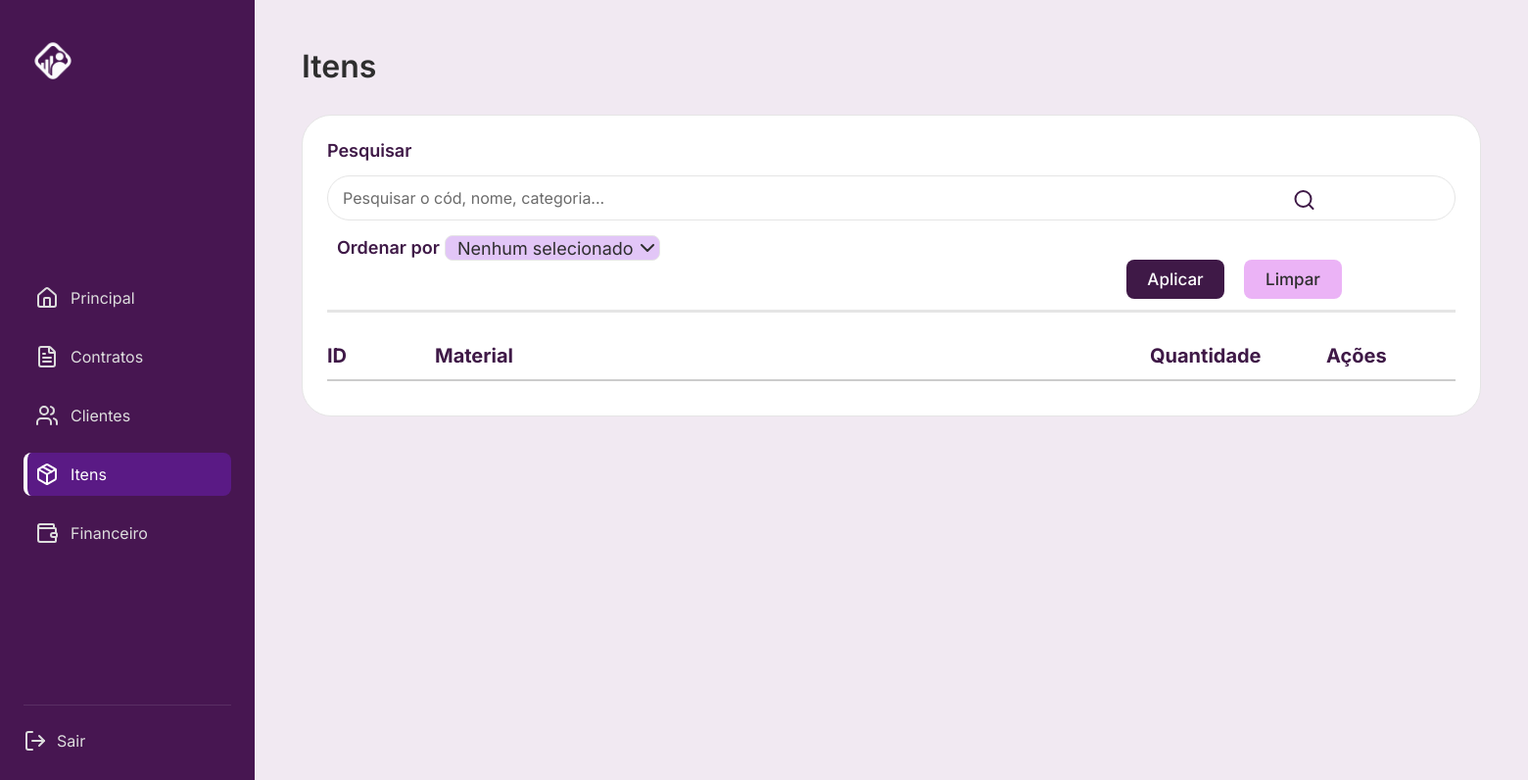
Page /itens/ on the earlier database version.
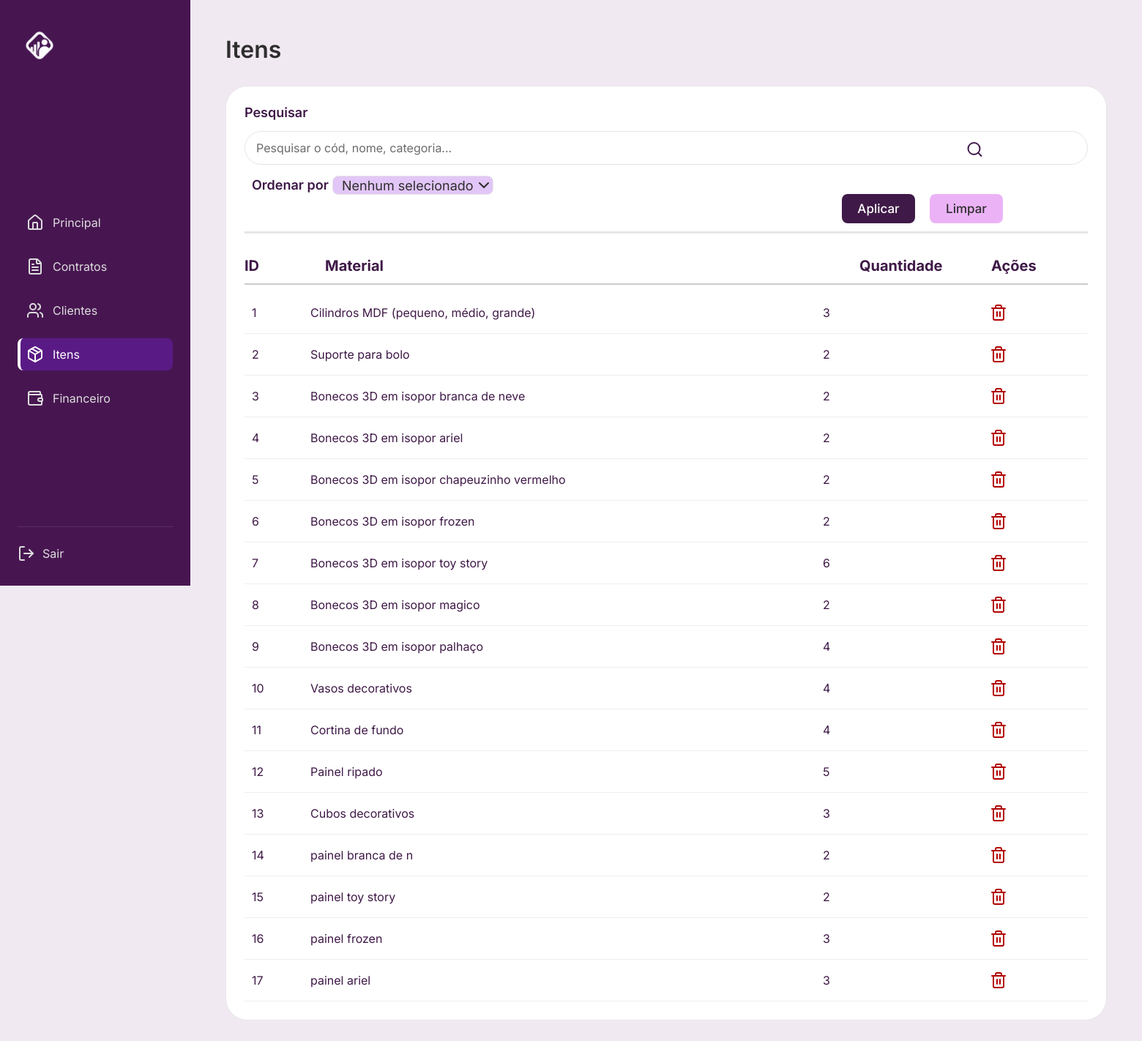
Same page on the later database version.
### itens/models.py (models this page shows)
class Material(models.Model):
    id=models.BigAutoField(primary_key=True)
    item = models.CharField( max_length=199)
    quant = models.DecimalField(max_digits=10, decimal_places=0)
    class Meta:
        db_table = 'material'

### itens/views.py (the view)
# urls.py: path('', views.listar_itens, name='listar_itens'),
def listar_itens(request):
    termo = request.GET.get('pesquisar', '').strip()
    if termo:
        qs_text = Material.objects.filter(item__icontains=termo)
        qs_num = Material.objects.none()
        if termo.isdigit():
            num = int(termo)
            qs_num = Material.objects.filter(id=num) | Material.objects.filter(quant=num)
        materiais = (qs_text | qs_num).distinct()
    else:
        materiais = Material.objects.all()
    return render(request, 'itens/indexItem.html', {
        'materiais': materiais,
        'pesquisar': termo
    })

### itens/templates/itens/IndexItem.html (shortened to what this page needs)
<!DOCTYPE html>
<html lang="pt-br">
  <head>
    {% load static %}
    <link rel="stylesheet" href="{% static 'itens/styleItem.css' %}">
  </head>
  <body data-section="itens">
    <div class="container">
      <aside class="sidebar">
        <div class="logo">
          <img src="{% static 'itens/img/logobranca.png' %}">
        </div>
        <nav class="menu">
          <a href="{% url 'home' %}" class="menu-item" data-section="home">
            <i data-lucide="home"></i>
            <span>Principal</span>
          </a>
          <a href="{% url 'contratos' %}" class="menu-item" data-section="contratos">
            <i data-lucide="file-text"></i>
            <span>Contratos</span>
          </a>
          <a href="{% url 'lista_clientes' %}" class="menu-item" data-section="clientes">
            <i data-lucide="users"></i>
            <span>Clientes</span>
          </a>
          <a href="{% url 'listar_itens' %}" class="menu-item active" data-section="itens">
            <i data-lucide="package"></i>
            <span>Itens</span>
          </a>
          <a href="{% url 'painel_financeiro' %}" class="menu-item" data-section="financas">
            <i data-lucide="wallet"></i>
            <span>Financeiro</span>
          </a>
        </nav>
        <div class="logout">
          <a href="#">
            <i data-lucide="log-out"></i>
            <span>Sair</span>
          </a>
        </div>
      </aside>
      <main class="main-content">
        <div class="content-header">
          <h1>Itens</h1>
        </div>
        <form method="get" action="{% url 'listar_itens' %}" class="search-form">
          <div class="unified-container">
            <div class="textos-de-cima">
              <div class="Pesquisar">Pesquisar</div>
            </div>
            <div class="search-row">
              <div class="search-field">
                <input
                  type="text"
                  id="pesquisar"
                  placeholder="Pesquisar o cód, nome, categoria..."
                  value="{{ request.GET.pesquisar }}"
                  name="pesquisar"
                >
                <i class="search-icon" data-lucide="search"></i>
              </div>
            </div>
            <div class="search-row">
              <div class="action-button1">
                <button class="btn-primary" type="submit">Aplicar</button>
              </div>
              <div class="action-button2">
                <button class="btn-secondary" type="reset">Limpar</button>
              </div>
            </div>
            <div class="dropdown-fields">
              <div class="dropdown-field-word1">Ordenar por :</div>
              <div class="dropdown-field1">
                <button class="order-button" type="button">Nenhum selecionado</button>
                <i data-lucide="chevron-down"></i>
              </div>
            </div>
            <div class="linha-horizontal-cinza"></div>
            <div class="itens-container" id="itensContainer">
              <div class="item-header">
                  <div>ID</div>
                  <div>Material</div>
                  <div>Quantidade</div>
                  <div>Ações</div>
              </div>
                  {% for material in materiais %}
                  <div class="item-info">
                      <div class="col">{{ material.id }}</div>
                      <div class="col">{{ material.item }}</div>
                      <div class="col">{{ material.quant }}</div>
                      <div class="col acoes">
                          <button type="button" class="btn-delete"
                              onclick="abrirModal('{{ material.id }}', '{{ material.item }}')">
                              <i data-lucide="trash-2"></i>
                          </button>
                      </div>
                  </div>
                  {% endfor %}
            </div>
          </div>
        </form>
      </main>
    </div>
  </body>
</html>

Differences in the rows shown:
added Material: id "1", item "Cilindros MDF (pequeno, médio, grande)", quant "3"
added Material: id "2", item "Suporte para bolo", quant "2"
added Material: id "3", item "Bonecos 3D em isopor branca de neve", quant "2"
added Material: id "4", item "Bonecos 3D em isopor ariel", quant "2"
added Material: id "5", item "Bonecos 3D em isopor chapeuzinho vermelho", quant "2"
added Material: id "6", item "Bonecos 3D em isopor frozen", quant "2"
added Material: id "7", item "Bonecos 3D em isopor toy story", quant "6"
added Material: id "8", item "Bonecos 3D em isopor magico", quant "2"
added Material: id "9", item "Bonecos 3D em isopor palhaço", quant "4"
added Material: id "10", item "Vasos decorativos", quant "4"
added Material: id "11", item "Cortina de fundo", quant "4"
added Material: id "12", item "Painel ripado", quant "5"
added Material: id "13", item "Cubos decorativos", quant "3"
added Material: id "14", item "painel branca de n", quant "2"
added Material: id "15", item "painel toy story", quant "2"
added Material: id "16", item "painel frozen", quant "3"
added Material: id "17", item "painel ariel", quant "3"
